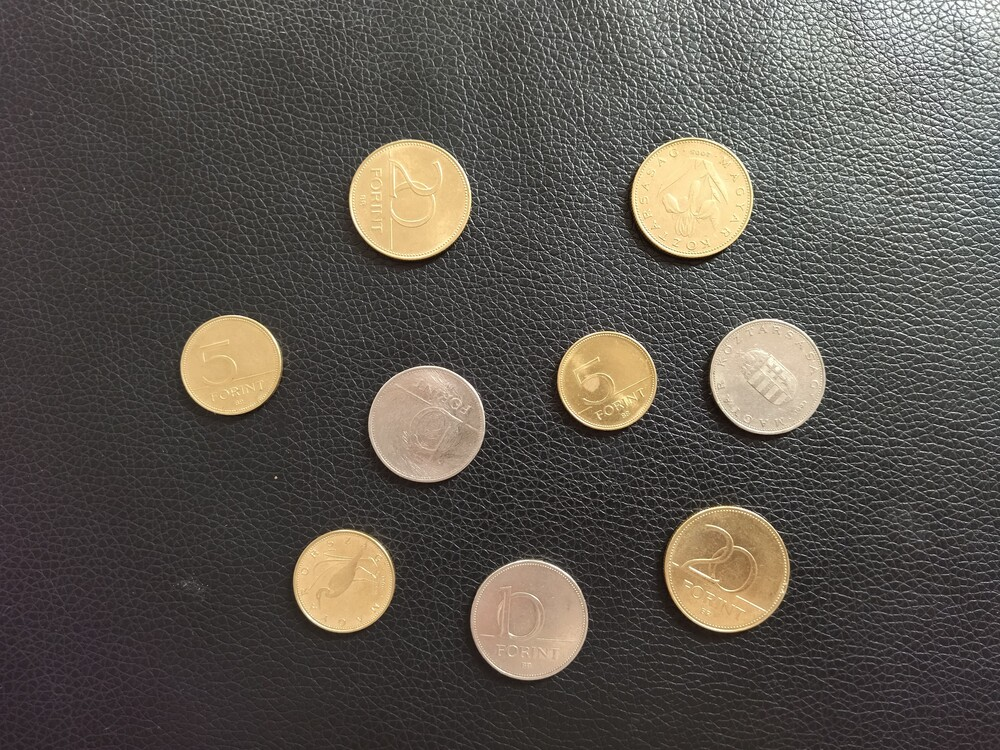
#> input picture coin_1_1000x750.jpg, 1000 x 750 px; the run also reads 1 picture not shown here
$ jupyter execute --allow-errors homework_1_v2.ipynb
#> lines starting #> are read from the running program, lines starting #| are printed output that depends on the picture; after the words box and inside, x2 and y2 are one past the last pixel; in counts of white or black regions, pixels touching at a corner belong together; long printed decimals are rounded
## Batonova Oksana

This is the first homework in Advanced Image Processing for master students who attends the class in the spring semester of 2023.

There are *three images* of coins in this folder. The coins are hungarian forints with values 5, 10 and 20. The size of them are increasing in this order. The task is to make distinction between them based on their *size*. You should write a script that outputs an *image with a binary mask* showing only the type of coin chosen for that run.
You can work with any of the pictures, but I recommend starting with '**coin_1_1000x750.jpg**'. You can practice with the other two images. Coin_2 seems challenging because of the uneven background. **The requirement of completion is just coin_1**.

Use case for better understanding: I want to see the 5Ft coins on the image. The output of the program should be an image with a black background only showing the three smallest coins in grayscale/RGB.

#> (a cell that did not finish here is left out)

# coin_1_1000x750.jpg

[cell 2]
# importing libs
from PIL import Image
import numpy as np
from matplotlib import pyplot as plt
from scipy.ndimage import measurements
import skimage.morphology as morphology

# loading the RGB image
coin1_rgb = Image.open('coin_1_1000x750.jpg')
#> coin1_rgb is the input picture: PIL image 1000x750 RGB; mean R, G, B 89.5, 84.2, 77.3
# converting it to grayscale
coin1_g = np.array(coin1_rgb.convert('L'))

[cell 3]
# show the RGB image
plt.imshow(coin1_rgb)

[cell 4]
# checking out the histogram of the image, unique values of the image
# choosing a proper threshold (120)
# it's better to use the green intensities of the image
coin1_green = np.array(coin1_rgb)[:,:,1]
plt.hist(coin1_green.ravel(), 100)

[cell 5]
# getting back the image with removing the leftower parts
coin1_bb = coin1_green > 120
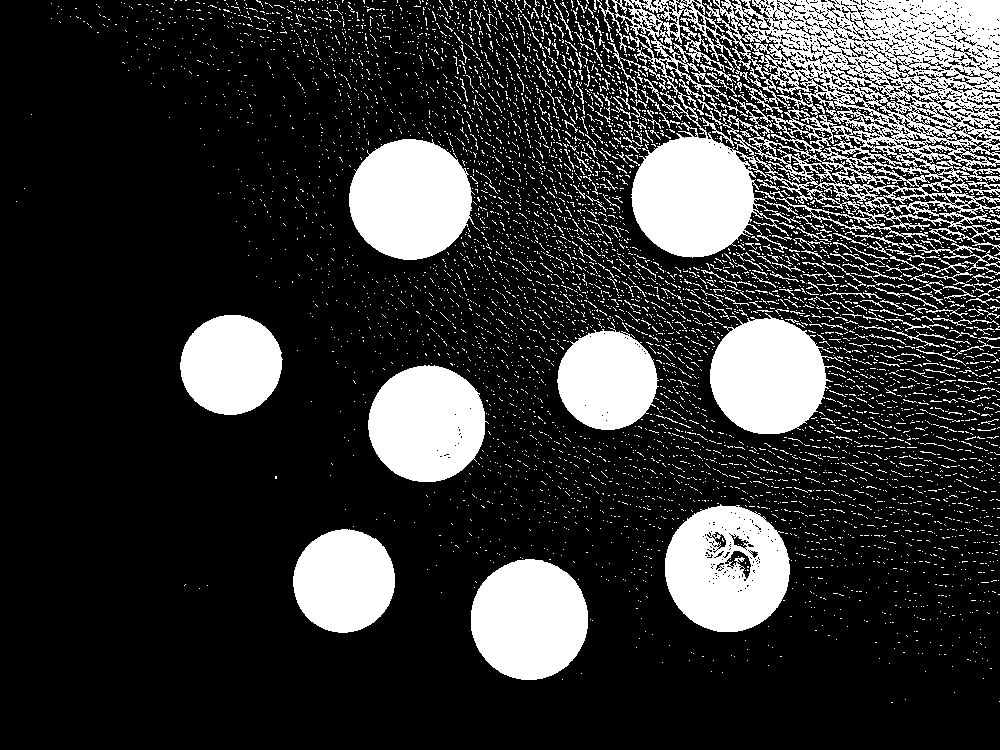
#> coin1_bb: shape (750, 1000) bool; 20.9% white; 6022 white regions (5800 under 20 px), largest, box (x1, y1, x2, y2) and area: (612, 0, 1000, 275) 49615, (349, 139, 475, 260) 11661, (665, 504, 790, 632) 11654
# showing the binary image and the grayscale image
fig, axes = plt.subplots(1, 2, figsize=np.array([10, 10]))
axes[0].imshow(coin1_green, 'gray')
axes[1].imshow(coin1_bb, 'gray')

[cell 6]
# creating structuring element
s_elem = np.ones([5, 5])
# remove small bright spots by creating the opened image
coin1_bb_opened = morphology.binary_opening(coin1_bb, footprint = s_elem)
s_elem = morphology.disk(15)
# remove small dark spots by creating the closed image
coin1_bb_o_closed = morphology.binary_closing(coin1_bb_opened, footprint = s_elem)
# show the opened image
plt.imshow(coin1_bb_opened, 'gray')

[cell 7]
# show the closed image
plt.imshow(coin1_bb_o_closed, 'gray')

[cell 8]
# Labeling features in the image
label_1, count_1 = measurements.label(coin1_bb_o_closed)
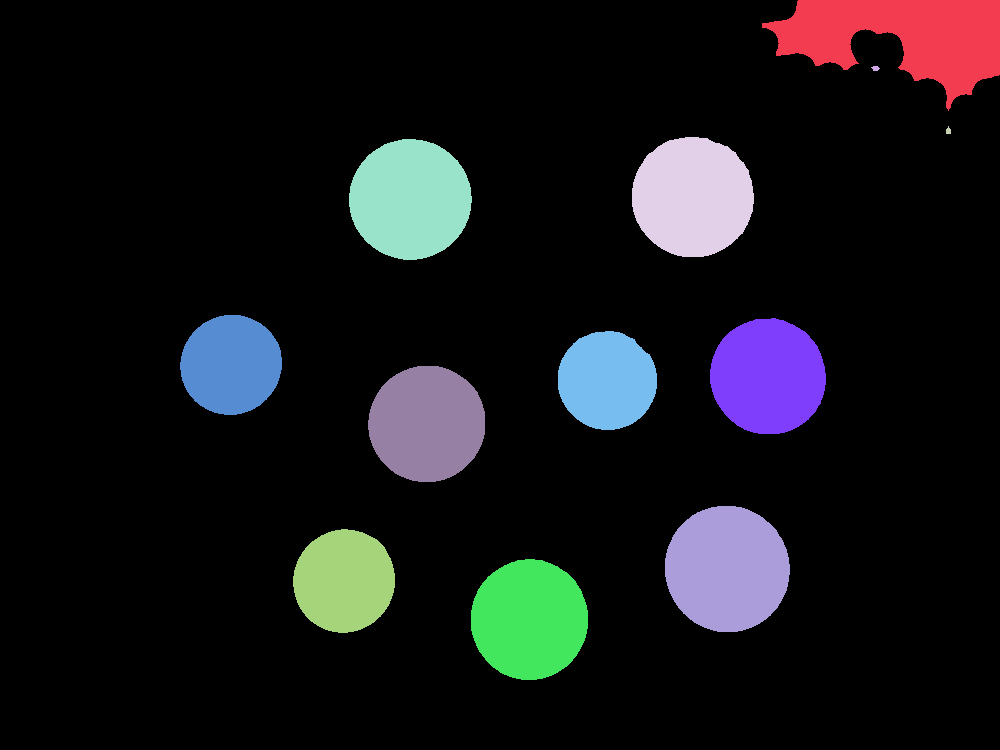
#> label_1: shape (750, 1000) int32; 13 distinct labels, from 0 to 12; one colour per label, 0 black
#> count_1 = 12

[cell 9]
# find labels which containes coines
l4_1 = np.where(label_1 == 4, coin1_bb_o_closed, 0)  # 20
l5_1 = np.where(label_1 == 5, coin1_bb_o_closed, 0)  # 20
l6_1 = np.where(label_1 == 6, coin1_bb_o_closed, 0)  # 5
l7_1 = np.where(label_1 == 7, coin1_bb_o_closed, 0)  # 10
l8_1 = np.where(label_1 == 8, coin1_bb_o_closed, 0)  # 5
l9_1 = np.where(label_1 == 9, coin1_bb_o_closed, 0)  # 10
l10_1 = np.where(label_1 == 10, coin1_bb_o_closed, 0)  # 20
l11_1 = np.where(label_1 == 11, coin1_bb_o_closed, 0)  # 5
l12_1 = np.where(label_1 == 12, coin1_bb_o_closed, 0)  # 10
# making the binary mask for every group
mask_5 = np.bitwise_or(l6_1, l8_1)
mask_5_1 = np.bitwise_or(mask_5, l11_1)
mask_10 = np.bitwise_or(l7_1, l9_1)
mask_10_1 = np.bitwise_or(mask_10, l12_1)
mask_20 = np.bitwise_or(l4_1, l5_1)
mask_20_1 = np.bitwise_or(mask_20, l10_1)
# show mask to see the 5Ft coins
plt.imshow(mask_5_1, 'gray')

# Image with a binary mask (coin_1_1000x750.jpg)

[cell 10]
# show the masked coins (coin_1_1000x750.jpg)
# choose mask_5 if you want to see only the 5Ft coins on the image
#        mask_10 if you want to see only the 10Ft coins
#        mask_20 if you want to see only the 20Ft coins

mask = mask_5_1
coin1_masked = coin1_g * mask
plt.imshow(coin1_masked, 'gray')

# coin_0_1000x750.jpg

[cell 11]
# loading the RGB image
coin0_rgb = Image.open('coin_0_1000x750.jpg')
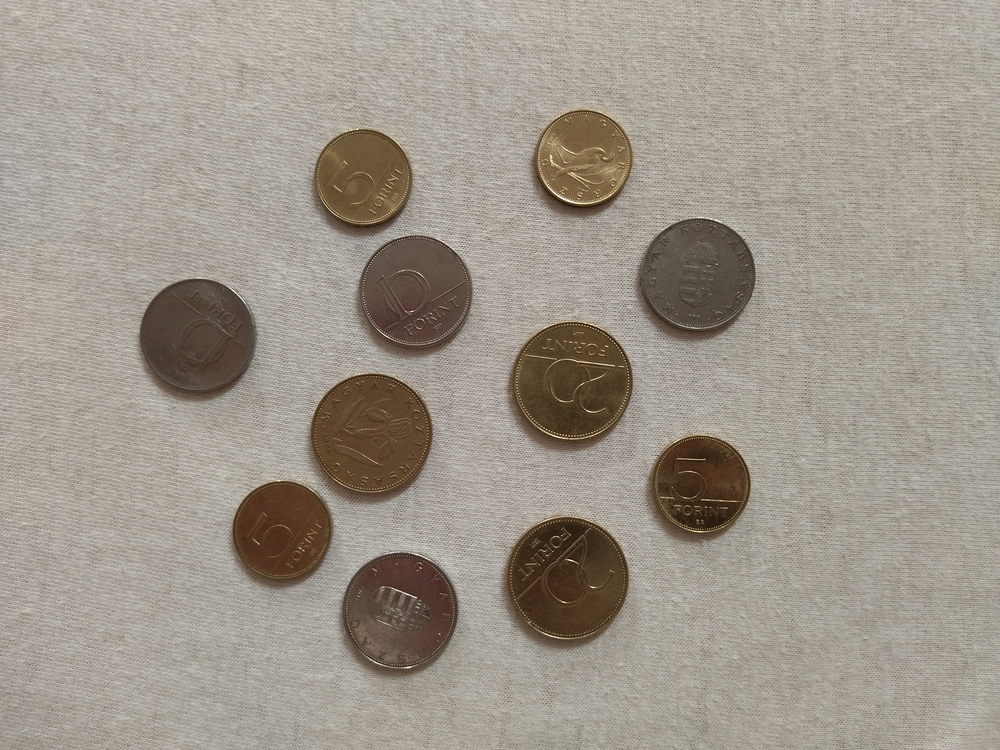
#> input picture coin_0_1000x750.jpg, 1000 x 750 px
#> coin0_rgb is the input picture: PIL image 1000x750 RGB; mean R, G, B 158.1, 150.1, 139.1
# converting it to grayscale
coin0_g = np.array(coin0_rgb.convert('L'))

# checking out the histogram of the image, unique values of the image
# choosing a proper threshold (100)
# it's better to use the green intensities of the image
coin0_blue = np.array(coin0_rgb)[:,:,2]
plt.hist(coin0_blue.ravel(), 100)

[cell 12]
# getting back the image with removing the leftower parts
coin0_bb = coin0_blue < 100
# showing the binary image and the grayscale image
fig, axes = plt.subplots(1, 2, figsize=np.array([10, 10]))
axes[0].imshow(coin0_blue, 'gray')
axes[1].imshow(coin0_bb, 'gray')

[cell 13]
# creating structuring element
s_elem = np.ones([3, 3])
# remove small bright spots by creating the opened image
coin0_bb_opened = morphology.binary_opening(coin0_bb, footprint = s_elem)
s_elem = morphology.disk(7)
# remove small dark spots by creating the closed image
coin0_bb_o_closed = morphology.binary_closing(coin0_bb_opened, footprint = s_elem)
# show the opened image
plt.imshow(coin0_bb_opened, 'gray')

[cell 14]
# show the closed image
plt.imshow(coin0_bb_o_closed, 'gray')

[cell 15]
# Labeling features in the image
label_0, count_0 = measurements.label(coin0_bb_o_closed)
#> count_0 = 11
# find labels which containes coines
l1_0 = np.where(label_0 == 1, coin0_bb_o_closed, 0)  # 5
l2_0 = np.where(label_0 == 2, coin0_bb_o_closed, 0)  # 5
l3_0 = np.where(label_0 == 3, coin0_bb_o_closed, 0)  # 10
l4_0 = np.where(label_0 == 4, coin0_bb_o_closed, 0)  # 10
l5_0 = np.where(label_0 == 5, coin0_bb_o_closed, 0)  # 10
l6_0 = np.where(label_0 == 6, coin0_bb_o_closed, 0)  # 20
l7_0 = np.where(label_0 == 7, coin0_bb_o_closed, 0)  # 20
l8_0 = np.where(label_0 == 8, coin0_bb_o_closed, 0)  # 5
l9_0 = np.where(label_0 == 9, coin0_bb_o_closed, 0)  # 5
l10_0 = np.where(label_0 == 10, coin0_bb_o_closed, 0)  # 20
l11_0 = np.where(label_0 == 11, coin0_bb_o_closed, 0)  # 10
# making the binary mask for every group
mask = np.bitwise_or(l1_0, l2_0)
mask_5 = np.bitwise_or(l8_0, l9_0)
mask_5_0 = np.bitwise_or(mask_5, mask)
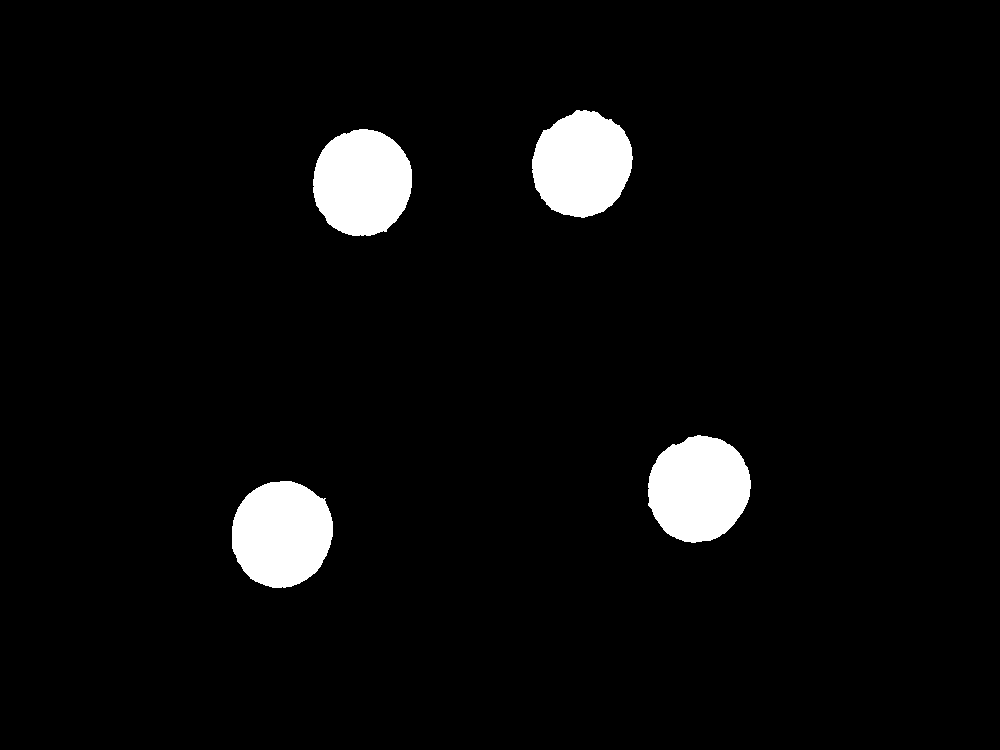
#> mask_5_0: shape (750, 1000) int64; values 0 (black) and 1 (white), 4.5% white; 4 white regions, box (x1, y1, x2, y2) and area: (648, 435, 751, 543) 8561, (232, 481, 333, 588) 8520, (313, 129, 412, 236) 8378, (532, 110, 633, 218) 8294
mask = np.bitwise_or(l3_0, l4_0)
mask_10 = np.bitwise_or(l5_0, l11_0)
mask_10_0 = np.bitwise_or(mask_10, mask)
mask_20 = np.bitwise_or(l6_0, l7_0)
mask_20_0 = np.bitwise_or(mask_20, l10_0)
# show mask to see the 5Ft coins
plt.imshow(mask_5_0, 'gray')

# Image with a binary mask (coin_0_1000x750.jpg)

[cell 16]
# show the masked coins (coin_0_1000x750.jpg)
# choose mask_5 if you want to see only the 5Ft coins on the image
#        mask_10 if you want to see only the 10Ft coins
#        mask_20 if you want to see only the 20Ft coins

mask = mask_20_0
coin1_masked = coin0_g * mask
plt.imshow(coin1_masked, 'gray')

# coin_2_1000x750.jpg

[cell 17]
from skimage.color import rgb2lab, lab2rgb

# loading the RGB image
coin2_rgb = Image.open('coin_2_1000x750.jpg')
# converting it to grayscale
coin2_g = np.array(coin2_rgb.convert('L'))

# it's better to use the A channel of the LAB colorspace
coin2_a = rgb2lab(coin2_rgb)[:,:,1]
# showing the A channel of the LAB colorspace
plt.imshow(coin2_a, 'gray')

[cell 18]
# checking out the histogram of the image, unique values of the image
# choosing a proper threshold
plt.hist(coin2_a.ravel(), 100)

[cell 19]
# getting back the image with removing the leftower parts
coin2_bb = coin2_a > -1
# creating structuring element
s_elem = np.ones([8, 8])
# remove small bright spots by creating the opened image
coin2_bb_opened = morphology.binary_opening(coin2_bb, footprint = s_elem)
s_elem = morphology.disk(12)
# remove small dark spots by creating the closed image
coin2_bb_o_closed_v1 = morphology.binary_closing(coin2_bb_opened, footprint = s_elem)
coin2_bb_o_closed_v1[0:100, 600:] = 1
coin2_bb_o_closed_v1[350:, 820:] = 1
coin2_bb_o_closed_v1[500:700, 400:580] = 1
coin2_bb_o_closed_v1[700:, 600:] = 1
coin2_bb_o_closed_v1 = 1 - coin2_bb_o_closed_v1
# show the closed image
plt.imshow(coin2_bb_o_closed_v1, 'gray')

[cell 20]
# getting back the image with removing the leftower parts
coin2_bb = coin2_a > 1
# creating structuring element
s_elem = np.ones([5, 5])
# remove small bright spots by creating the opened image
coin2_bb_opened = morphology.binary_opening(coin2_bb, footprint = s_elem)
s_elem = morphology.disk(20)
# remove small dark spots by creating the closed image
coin2_bb_o_closed_v2 = morphology.binary_closing(coin2_bb_opened, footprint = s_elem)
# removing extra elements
coin2_bb_o_closed_v2[0:500, :] = 1
coin2_bb_o_closed_v2[500:, 590:] = 1
coin2_bb_o_closed_v2[:, :50] = 1
coin2_bb_o_closed_v2[700:, :] = 1
# converting the image
coin2_bb_o_closed_v2 = 1 - coin2_bb_o_closed_v2
# show the closed image
plt.imshow(coin2_bb_o_closed_v2, 'gray')

[cell 21]
# removing extra elements
coin2_bb[:480,:] = 1
coin2_bb[:,:250] = 1
coin2_bb[:,390:] = 1
coin2_bb[590:,:] = 1
# creating structuring element
s_elem = np.ones([26, 26])
# remove small bright spots by creating the opened image
coin2_bb_opened = morphology.binary_opening(coin2_bb, footprint = s_elem)
s_elem = morphology.disk(10)
# remove small dark spots by creating the closed image
coin2_bb_o_closed_v3 = morphology.binary_closing(coin2_bb_opened, footprint = s_elem)
# converting the image
coin2_bb_o_closed_v3 = 1 - coin2_bb_o_closed_v3
# show the closed image
plt.imshow(coin2_bb_o_closed_v3, 'gray')

[cell 22]
# connecting all the elements
coin2_bb_o_closed = np.bitwise_or(coin2_bb_o_closed_v1, coin2_bb_o_closed_v2)
coin2_bb_o_closed = np.bitwise_or(coin2_bb_o_closed, coin2_bb_o_closed_v3)
plt.imshow(coin2_bb_o_closed, 'gray')

[cell 23]
# Labeling features in the image
label_2, count_2 = measurements.label(coin2_bb_o_closed)
#> count_2 = 9
# find labels which containes coines
l1_2 = np.where(label_2 == 1, coin2_bb_o_closed, 0)  # 20
l2_2 = np.where(label_2 == 2, coin2_bb_o_closed, 0)  # 20
l3_2 = np.where(label_2 == 3, coin2_bb_o_closed, 0)  # 5
l4_2 = np.where(label_2 == 4, coin2_bb_o_closed, 0)  # 10
l5_2 = np.where(label_2 == 5, coin2_bb_o_closed, 0)  # 10
l6_2 = np.where(label_2 == 6, coin2_bb_o_closed, 0)  # 5
l7_2 = np.where(label_2 == 7, coin2_bb_o_closed, 0)  # 5
l8_2 = np.where(label_2 == 8, coin2_bb_o_closed, 0)  # 10
l9_2 = np.where(label_2 == 9, coin2_bb_o_closed, 0)  # 20
# making the binary mask for every group
mask_5 = np.bitwise_or(l3_2, l6_2)
mask_5_2 = np.bitwise_or(mask_5, l7_2)
mask_10 = np.bitwise_or(l4_2, l5_2)
mask_10_2 = np.bitwise_or(mask_10, l8_2)
mask_20 = np.bitwise_or(l1_2, l2_2)
mask_20_2 = np.bitwise_or(mask_20, l9_2)
# show mask to see the 5Ft coins
plt.imshow(mask_5_2, 'gray')

# Image with a binary mask (coin_2_1000x750.jpg)

[cell 24]
# show the masked coins (coin_2_1000x750.jpg)
# choose mask_5 if you want to see only the 5Ft coins on the image
#        mask_10 if you want to see only the 10Ft coins
#        mask_20 if you want to see only the 20Ft coins

mask = mask_10_2
coin2_masked = coin2_g * mask
plt.imshow(coin2_masked, 'gray')

[cell 25]
coin5_sum = np.sum(l6_1 + l8_1 + l11_1
             + l1_0 + l2_0 + l8_0
             + l9_0 + l3_2 + l6_2
             + l7_2) / 10
#> coin5_sum = 8224
coin10_sum = np.sum(l7_1 + l9_1 + l12_1 + l3_0 + l4_0 + l5_0
             + l11_0 + l4_2 + l5_2 + l8_2) / 10
#> coin10_sum = 11186
coin20_sum = np.sum(l4_1 + l5_1 + l10_1 + l6_0 + l7_0 + l10_0
             + l1_2 + l2_2 + l9_2) / 9
#> coin20_sum = 12310.9
print("All values (5Ft): \n" + str(np.sum(l6_1)) + ", "
      + str(np.sum(l8_1)) + ", " + str(np.sum(l11_1)) + ", " + str(np.sum(l1_0)) + ", "
      + str(np.sum(l2_0)) + ", " + str(np.sum(l8_0)) + ", " + str(np.sum(l9_0))  + ", "
      + str(np.sum(l3_2)) + ", " + str(np.sum(l6_2)) + ", " + str(np.sum(l7_2)))
#| All values (5Ft):
#| 7980, 7703, 8279, 8294, 8378, 8561, 8520, 8654, 7771, 8100
print("Avg (5Ft): "+str(coin5_sum))
#| Avg (5Ft): 8224.0
print("All values (10Ft): \n" + str(np.sum(l7_1)) + ", "
      + str(np.sum(l9_1)) + ", " + str(np.sum(l12_1)) + ", " + str(np.sum(l3_0)) + ", "
      + str(np.sum(l4_0)) + ", " + str(np.sum(l5_0)) + ", " + str(np.sum(l11_0))  + ", "
      + str(np.sum(l4_2)) + ", " + str(np.sum(l5_2)) + ", " + str(np.sum(l8_2)))
#| All values (10Ft):
#| 10583, 10739, 11144, 11265, 10816, 11231, 11468, 11069, 11363, 12182
print("Avg (10Ft): "+str(coin10_sum))
#| Avg (10Ft): 11186.0
print("All values (20Ft): \n" + str(np.sum(l4_1)) + ", "
      + str(np.sum(l5_1)) + ", " + str(np.sum(l10_1)) + ", " + str(np.sum(l6_0)) + ", "
      + str(np.sum(l7_0)) + ", " + str(np.sum(l10_0)) + ", "
      + str(np.sum(l1_2)) + ", " + str(np.sum(l2_2)) + ", " + str(np.sum(l9_2)))
#| All values (20Ft):
#| 11593, 11618, 12425, 12426, 12578, 12930, 12170, 11941, 13117
print("Avg (20Ft): "+str(coin20_sum))
#| Avg (20Ft): 12310.889

[cell 26]
def get_mask(gray_image, binary_image, coin_value):
    """
    Returns image with a binary mask showing only the type of coin chosen for that run.

    Parameters:
    gray_image (numpy array): a grayscale image
    binary_image (numpy array): a binary image with highlighted coins
    coin_value (int): 5, 10 or 20

    Returns:
    numpy array: an image with a binary mask

    """
#> called with coin_value = 10
    # Checking the input value
    if coin_value != 5 and coin_value != 10 and coin_value != 20:
        print("Error! Invalid value. Possible values: 5, 10 and 20.")
        return 0
    # Labeling features in the image
    label, count = measurements.label(binary_image)
#> count = 12
    # setting max and min values
    if coin_value == 5:
        max_value = 9000
        min_value = 7500
    elif coin_value == 10:
        max_value = 11500
        min_value = 10300
    elif coin_value == 20:
        max_value = 13300
        min_value = 11500
    # initializing a mask
    mask = np.zeros(np.shape(binary_image), dtype=int)
    # searching for suitable areas
    for i in range(count + 1):
        l1 = np.where(label == i, binary_image, 0)
        if np.sum(l1) > min_value and np.sum(l1) < max_value:
            mask = np.bitwise_or(mask, l1)
    if np.sum(mask) < 1:
        print("No " + str(coin_value) + "Ft coins")
        return 0

    return gray_image * mask
